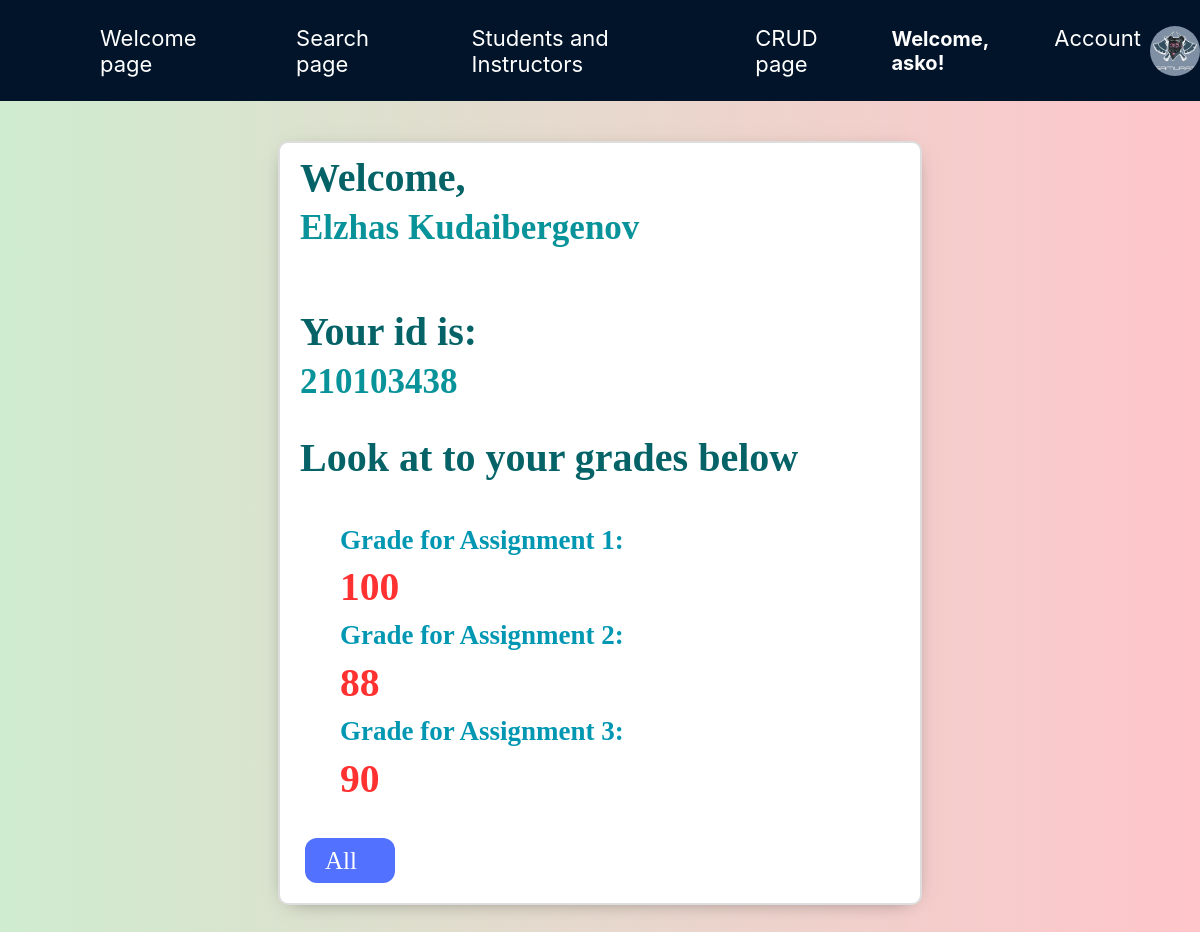
The app's page /show_result/1/ (signed in) with its own data.
### sdudent/models.py (models this page shows, shortened)
class Profile(models.Model):
    user = models.OneToOneField(User, on_delete=models.CASCADE)
    image = models.ImageField(default='profile_pics/default.png', upload_to='profile_pics')

class Student(models.Model):
    student_id = models.IntegerField(verbose_name='Student ID')
    firstname = models.CharField(max_length=255, verbose_name='First Name')
    lastname = models.CharField(max_length=255, verbose_name='Last Name')
    faculty = models.CharField(max_length=255, verbose_name='Faculty')
    student_gpa = models.FloatField(verbose_name='GPA')

class Grades(models.Model):
    student = models.ForeignKey(Student, on_delete=models.CASCADE)
    assignment_1 = models.IntegerField()
    assignment_2 = models.IntegerField()
    assignment_3 = models.IntegerField()

### sdudent/views.py (the view)
# urls.py: path('show_result/<int:pk>/', views.show_result, name='show_result'),
def show_result(request, pk):
    grades = get_object_or_404(Grades, pk=pk)
    student_info = get_object_or_404(Student, pk=pk)
    return render(request, 'show_result.html', {'student_info': student_info, 'grades':grades})

### sdudent/templates/show_result.html (shortened to what this page needs)
<!DOCTYPE html>
<html>
  <head>
  </head>
  <body>
    <nav>
      <a style="margin-left: 100px" href="{% url 'sdudent'%}">Welcome page</a>
      <a href="{% url 'index'%}">Search page</a>
      <a href="{% url 'all_members'%}">Students and Instructors</a>
      <a href="{% url 'home'%}">CRUD page</a>
      <div class="welcome-div">
        {% if user.is_authenticated %}
        <h4>Welcome, {{ user.username }}!</h4>
        {% endif %}
        <div class="dropdown">
          <a href="{% url 'register'%}">Account</a>
        </div>
        <img
      src="{{ user.profile.image.url }}"
      width="50"
      style="border-radius: 50%"
    />
      </div>
    </nav>
    {% block content %}
    <main>
        <h1>Welcome, <p>{{student_info.firstname}} {{student_info.lastname}}</p></h1>
      <div><h1>Your id is:<p>{{student_info.student_id}}</p></h1>
      </div>
      <h1>Look at to your grades below</h1>
      <ul>
        <h2>
          Grade for Assignment 1:
          <h2 class="grade">{{grades.assignment_1}}</h2>
        </h2>
        <h2>
          Grade for Assignment 2:
          <h2 class="grade">{{grades.assignment_2}}</h2>
        </h2>
        <h2>
          Grade for Assignment 3:
          <h2 class="grade">{{grades.assignment_3}}</h2>
        </h2>
      </ul>
      <a class="all-link" href="{% url 'home' %}">All</a>
    </main>
    {% endblock %}
  </body>
</html>

### sdudent/templates/show_result.html (style rules this page uses)
body { display: flex; flex-direction: column; justify-content: center; align-items: center; margin: 0; background: linear-gradient(90deg, #cfecd0, #ffc5ca); }
main { display: flex; line-height: 15px; flex-direction: column; position: relative; padding: 0 20px 20px 20px; width: 600px; height: auto; margin-bottom: 40px; border-radius: 10px; background-color: #fff; border: 2px solid #ddd; font-size: 18px; overflow: hidden; box-shadow: 0 4px 21px -12px rgba(0, 0, 0, 0.66); transition: box-shadow 0.2s ease, transform 0.2s ease; }
h1 { font-size: 40px; font-weight: 600; color: #056367; }
h2 { font-size: 1.5em; font-weight: 600; color: #0097B2; }
.grade { font-size: 2.2em; font-weight: 600; color: #FF3131; }
p { font-size: 35px; font-weight: 600; color: #079399; }
.all-link { width: 50px; color: #fff; font-size: 25px; cursor: pointer; text-decoration: none; padding: 15px 20px; background-color: #5271ff; border-radius: 12px; margin: 0 5px 0 5px; }
nav { background-color: #011429; display: flex; width: 100%; flex-direction: row; align-items: center; margin-bottom: 40px; }
nav a { font-size: 22px; color: #fff; margin: 20px 30px; text-decoration: none; position: relative; font-family: -apple-system, BlinkMacSystemFont, "Segoe UI", "Roboto", "Oxygen", "Ubuntu", "Cantarell", "Fira Sans", "Droid Sans", "Helvetica Neue", sans-serif; }
nav a::after { content: ""; display: block; height: 2px; width: 0; background-color: #1fb6ff; transition: width 0.3s ease-in-out; position: absolute; bottom: 0; left: 0; }
.dropdown { position: relative; display: inline-block; float: right; margin-left: auto; margin-right: auto; }
.welcome-div { display: flex; direction: row; align-items: center; float: right; margin-left: auto; margin-right: auto; }
h4 { font-size: 20px; color: #fff; font-family: -apple-system, BlinkMacSystemFont, "Segoe UI", "Roboto", "Oxygen", "Ubuntu", "Cantarell", "Fira Sans", "Droid Sans", "Helvetica Neue", sans-serif; }

### records on screen
Student: firstname "Elzhas", lastname "Kudaibergenov", student_id "210103438"
Grades: assignment_1 "100", assignment_2 "88", assignment_3 "90"

### other values on screen
{{ user.username }} "asko"
